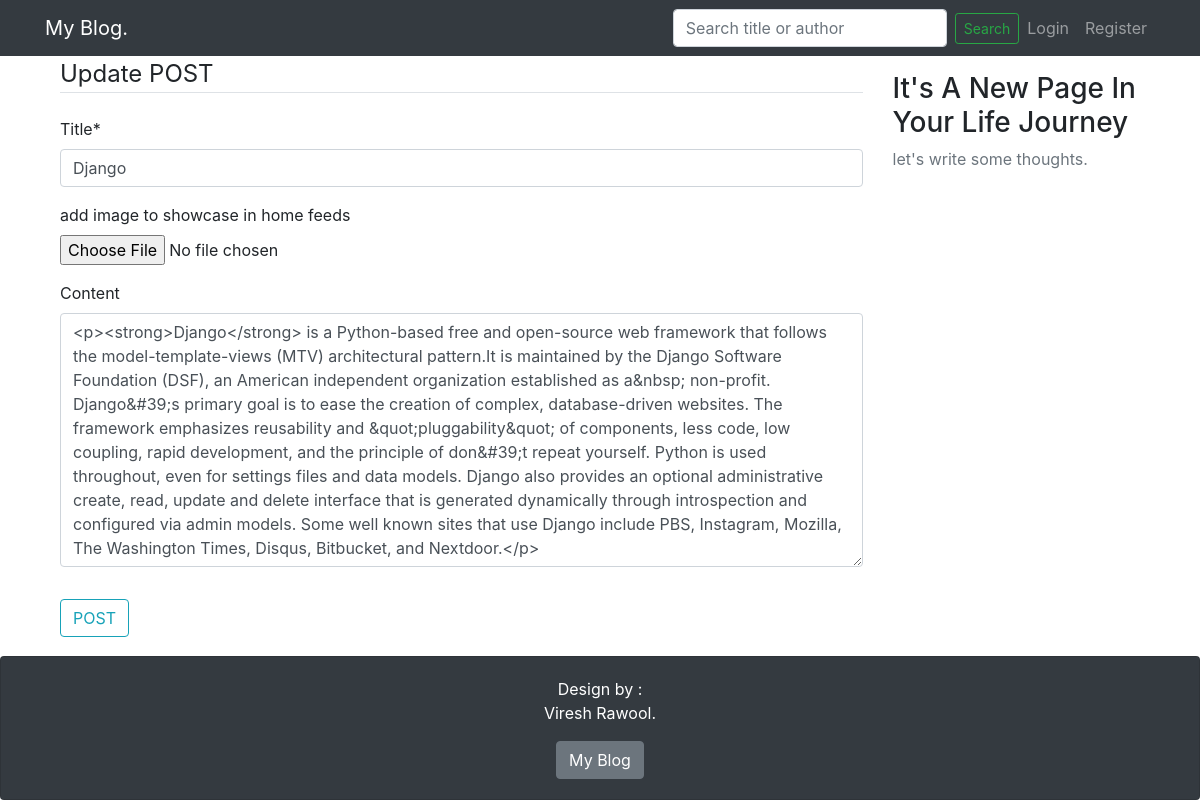
The app's page /update_post/11/ with its own data.
### Blog/models.py (models this page shows, shortened)
class Post(models.Model):
    title = models.CharField(max_length=100)
    image = models.ImageField(default=None, upload_to='post_img', blank=True)
    content = RichTextField(blank=True, null=True)
    date = models.DateTimeField(auto_now=True)
    author = models.ForeignKey(User, on_delete=models.CASCADE)
    name = models.CharField(max_length=50, blank=True)

### Blog/views.py (the view)
# urls.py: path('update_post/<int:id>/', views.update_post, name='update_post'),
def update_post(request, id):
    if request.method == "POST":
        post_update_form = NewPostForm(request.POST, request.FILES, instance=Post.objects.get(id=id))
        if post_update_form.is_valid():
            post_update_form.save()
            messages.success(request, f"Changes has been applied")
            return redirect('blog-home')
    else:
        post_update_form = NewPostForm(instance=Post.objects.get(id=id))
    return render(request, 'Blog/update_post.html', {'post_update_form': post_update_form})

### Blog/form.py
class NewPostForm(forms.ModelForm):
    image = forms.ImageField(required=False ,label='add image to showcase in home feeds')
    class Meta:
        model = Post
        fields = ['title','image','content']

### Blog/templates/Blog/update_post.html (shortened to what this page needs)
{%extends 'Blog/base.html'%}
{%load crispy_forms_tags%}
{%block content%}
        <form method="POST" enctype="multipart/form-data">
            <fieldset class="form-group">
                <legend class="border-bottom mb-4">Update POST</legend>
                {{ post_update_form | crispy }}
            </fieldset>
            <div class="form-group">
                <button class="btn btn-outline-info" type="submit">POST</button>
            </div>
        </form>
{%endblock%}

### Blog/templates/Blog/base.html (shortened to what this page needs)
{% load static %}
<!doctype html>
<html lang="en">
<head>
    <link rel="stylesheet" href="https://stackpath.bootstrapcdn.com/bootstrap/4.5.2/css/bootstrap.min.css"
>
</head>
<body class="d-flex flex-column h-100" style="min-height:100vh">
<header class="site-header">
    <nav class="navbar navbar-expand-lg navbar-dark bg-dark">
        <div class="container">
            <a class="navbar-brand navbar-nav ml-auto" href="{% url 'blog-home' %}">My Blog.</a>
            <div class="collapse navbar-collapse" id="navbarSupportedContent">
                <div class="navbar-nav ml-auto">
                    <div class="navbar-nav">
                        <form method="GET" action="{%url 'search'%}" class="form-inline my-2 my-lg-0">
                            <input class="form-control mr-sm-2" type="search" placeholder="Search title or author"
                                   aria-label="Search" name="query">
                            <button class="btn btn-sm btn-outline-success my-2 my-sm-0" type="submit">Search</button>
                        </form>
                        {% if user.is_authenticated %}
                        <a class="nav-item nav-link" href="{%url 'new_post'%}">New Post</a>
                        <a class="nav-item nav-link" href="{%url 'profile'%}">Profile</a>
                        <a class="nav-item nav-link" href="{% url 'logout' %}">Logout</a>
                        {% else %}
                        <a class="nav-item nav-link" href="{% url 'login' %}">Login</a>
                        <a class="nav-item nav-link" href="{% url 'register' %}">Register</a>
                        {% endif %}
                    </div>
                </div>
            </div>
        </div>
    </nav>
</header>
<main role="main" class="container">
    <div class="container">
        <div class="row">
            <div class="col-md-9">
                {% block content %}
                {% endblock %}
            </div>
            <div class="col-md-3 my-3">
                <div class="content-section">
                    <h3>It's A New Page In Your Life Journey </h3>
                    <p class='text-muted'>let's write some thoughts.
                    </p>
                </div>
            </div>
        </div>
    </div>
</main>
<div class="card text-center text-white bg-dark w-100 mt-auto">
    <div class="card-body">
        <h7 class="card-title">Design by :</h7>
        <p class="card-text">Viresh Rawool.</p>
        <a href="{% url 'blog-home' %}" class="btn btn-secondary">My Blog</a>
    </div>
</div>
</body>
</html>

### records on screen
Post: title "Django", content "<p><strong>Django</strong> is a Python-based free and open-source web framework that follows the model-template-views (MTV) architectural pattern.It is maintained by the Django Software Foundation (DSF), an American independent organization established as a&nbsp; non-profit. Django&#39;s primary goal is to ease the creation of complex, database-driven websites. The framework emphasizes reusability and &quot;pluggability&quot; of components, less code, low coupling, rapid development, and the principle of don&#39;t repeat yourself. Python is used throughout, even for settings files and data models. Django also provides an optional administrative create, read, update and delete interface that…"
